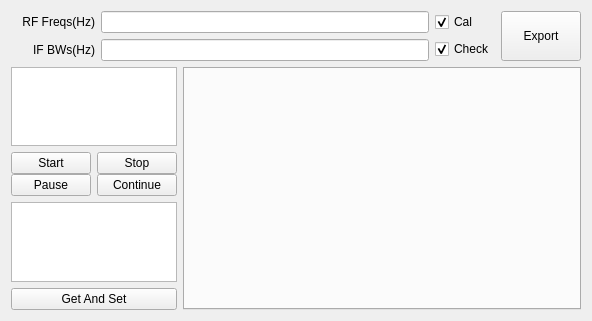
<?xml version="1.0" encoding="UTF-8"?>
<ui version="4.0">
 <class>Q_Cal_Filter_Widget</class>
 <widget class="QWidget" name="Q_Cal_Filter_Widget">
  <property name="geometry">
   <rect>
    <x>0</x>
    <y>0</y>
    <width>592</width>
    <height>321</height>
   </rect>
  </property>
  <property name="windowTitle">
   <string>Form</string>
  </property>
  <layout class="QVBoxLayout" name="verticalLayout_4" stretch="0,1">
   <item>
    <layout class="QHBoxLayout" name="horizontalLayout_0" stretch="10,0,1">
     <item>
      <layout class="QVBoxLayout" name="verticalLayout_00">
       <item>
        <layout class="QHBoxLayout" name="horizontalLayout_000">
         <item>
          <widget class="QLabel" name="labelRFFreqs">
           <property name="sizePolicy">
            <sizepolicy hsizetype="Fixed" vsizetype="Fixed">
             <horstretch>0</horstretch>
             <verstretch>0</verstretch>
            </sizepolicy>
           </property>
           <property name="minimumSize">
            <size>
             <width>84</width>
             <height>16</height>
            </size>
           </property>
           <property name="text">
            <string>RF Freqs(Hz)</string>
           </property>
           <property name="alignment">
            <set>Qt::AlignRight|Qt::AlignTrailing|Qt::AlignVCenter</set>
           </property>
           <property name="buddy">
            <cstring>lineEditRFFreqs</cstring>
           </property>
          </widget>
         </item>
         <item>
          <widget class="QLineEdit" name="lineEditRFFreqs"/>
         </item>
        </layout>
       </item>
       <item>
        <layout class="QHBoxLayout" name="horizontalLayout_001">
         <item>
          <widget class="QLabel" name="labelIFBWs">
           <property name="sizePolicy">
            <sizepolicy hsizetype="Fixed" vsizetype="Fixed">
             <horstretch>0</horstretch>
             <verstretch>0</verstretch>
            </sizepolicy>
           </property>
           <property name="minimumSize">
            <size>
             <width>84</width>
             <height>16</height>
            </size>
           </property>
           <property name="text">
            <string>IF BWs(Hz)</string>
           </property>
           <property name="alignment">
            <set>Qt::AlignRight|Qt::AlignTrailing|Qt::AlignVCenter</set>
           </property>
           <property name="buddy">
            <cstring>lineEditRFFreqs</cstring>
           </property>
          </widget>
         </item>
         <item>
          <widget class="QLineEdit" name="lineEditIFFreqs"/>
         </item>
        </layout>
       </item>
      </layout>
     </item>
     <item>
      <layout class="QVBoxLayout" name="verticalLayout_01">
       <item>
        <widget class="QCheckBox" name="checkBoxCal">
         <property name="sizePolicy">
          <sizepolicy hsizetype="Fixed" vsizetype="Fixed">
           <horstretch>0</horstretch>
           <verstretch>0</verstretch>
          </sizepolicy>
         </property>
         <property name="text">
          <string>Cal</string>
         </property>
         <property name="checked">
          <bool>true</bool>
         </property>
        </widget>
       </item>
       <item>
        <widget class="QCheckBox" name="checkBoxCheck">
         <property name="sizePolicy">
          <sizepolicy hsizetype="Fixed" vsizetype="Fixed">
           <horstretch>0</horstretch>
           <verstretch>0</verstretch>
          </sizepolicy>
         </property>
         <property name="text">
          <string>Check</string>
         </property>
         <property name="checked">
          <bool>true</bool>
         </property>
        </widget>
       </item>
      </layout>
     </item>
     <item>
      <layout class="QHBoxLayout" name="horizontalLayout_02" stretch="1">
       <item>
        <widget class="QPushButton" name="pushButtonExport">
         <property name="sizePolicy">
          <sizepolicy hsizetype="Expanding" vsizetype="Expanding">
           <horstretch>0</horstretch>
           <verstretch>0</verstretch>
          </sizepolicy>
         </property>
         <property name="text">
          <string>Export</string>
         </property>
        </widget>
       </item>
      </layout>
     </item>
    </layout>
   </item>
   <item>
    <layout class="QHBoxLayout" name="horizontalLayout_1" stretch="1,10">
     <item>
      <layout class="QVBoxLayout" name="verticalLayout_10">
       <item>
        <widget class="Q_Config_Table_View" name="tableViewConfig"/>
       </item>
       <item>
        <layout class="QHBoxLayout" name="horizontalLayout_100">
         <item>
          <layout class="QVBoxLayout" name="verticalLayout_1000">
           <property name="spacing">
            <number>0</number>
           </property>
           <item>
            <widget class="QPushButton" name="pushButtonStar">
             <property name="sizePolicy">
              <sizepolicy hsizetype="Fixed" vsizetype="Fixed">
               <horstretch>0</horstretch>
               <verstretch>0</verstretch>
              </sizepolicy>
             </property>
             <property name="text">
              <string>Start</string>
             </property>
            </widget>
           </item>
           <item>
            <widget class="QPushButton" name="pushButtonPaus">
             <property name="sizePolicy">
              <sizepolicy hsizetype="Fixed" vsizetype="Fixed">
               <horstretch>0</horstretch>
               <verstretch>0</verstretch>
              </sizepolicy>
             </property>
             <property name="text">
              <string>Pause</string>
             </property>
            </widget>
           </item>
          </layout>
         </item>
         <item>
          <layout class="QVBoxLayout" name="verticalLayout_1001">
           <property name="spacing">
            <number>0</number>
           </property>
           <item>
            <widget class="QPushButton" name="pushButtonStop">
             <property name="sizePolicy">
              <sizepolicy hsizetype="Fixed" vsizetype="Fixed">
               <horstretch>0</horstretch>
               <verstretch>0</verstretch>
              </sizepolicy>
             </property>
             <property name="text">
              <string>Stop</string>
             </property>
            </widget>
           </item>
           <item>
            <widget class="QPushButton" name="pushButtonCont">
             <property name="sizePolicy">
              <sizepolicy hsizetype="Fixed" vsizetype="Fixed">
               <horstretch>0</horstretch>
               <verstretch>0</verstretch>
              </sizepolicy>
             </property>
             <property name="text">
              <string>Continue</string>
             </property>
            </widget>
           </item>
          </layout>
         </item>
        </layout>
       </item>
       <item>
        <widget class="QTableView" name="tableViewSet"/>
       </item>
       <item>
        <widget class="QPushButton" name="pushButtonGetSet">
         <property name="sizePolicy">
          <sizepolicy hsizetype="Expanding" vsizetype="Fixed">
           <horstretch>0</horstretch>
           <verstretch>0</verstretch>
          </sizepolicy>
         </property>
         <property name="text">
          <string>Get And Set</string>
         </property>
        </widget>
       </item>
      </layout>
     </item>
     <item>
      <widget class="QTabWidget" name="tabWidget"/>
     </item>
    </layout>
   </item>
  </layout>
 </widget>
 <customwidgets>
  <customwidget>
   <class>Q_Config_Table_View</class>
   <extends>QTableView</extends>
   <header>global.h</header>
  </customwidget>
 </customwidgets>
 <resources/>
 <connections/>
</ui>
